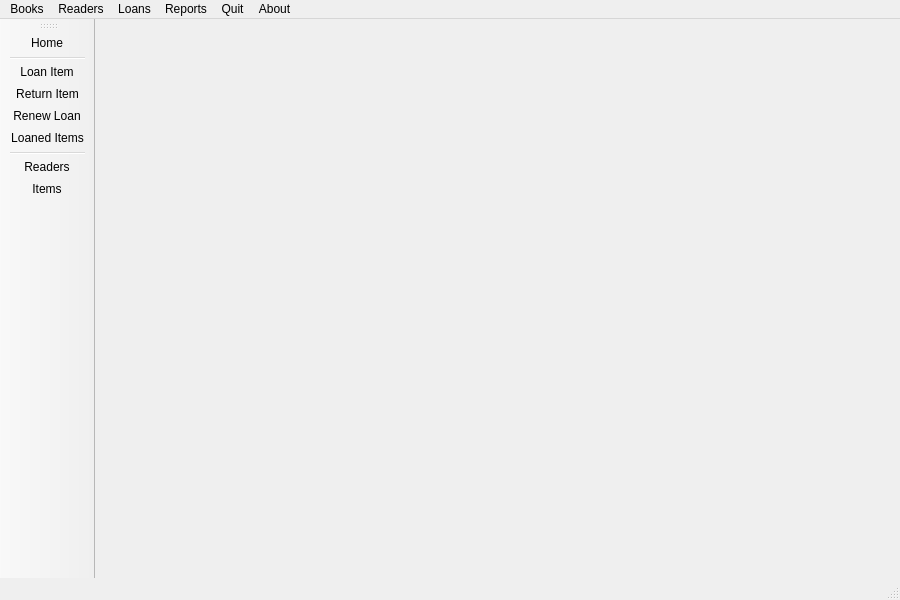
<?xml version="1.0" encoding="UTF-8"?>
<ui version="4.0">
 <author>Maite Barros  &amp; Cristian González</author>
 <class>MainWindow</class>
 <widget class="QMainWindow" name="MainWindow">
  <property name="geometry">
   <rect>
    <x>0</x>
    <y>0</y>
    <width>900</width>
    <height>600</height>
   </rect>
  </property>
  <property name="minimumSize">
   <size>
    <width>900</width>
    <height>600</height>
   </size>
  </property>
  <property name="maximumSize">
   <size>
    <width>5000</width>
    <height>5000</height>
   </size>
  </property>
  <property name="windowTitle">
   <string>Buho</string>
  </property>
  <property name="locale">
   <locale language="Spanish" country="Chile"/>
  </property>
  <property name="windowFilePath">
   <string>.</string>
  </property>
  <widget class="QWidget" name="centralwidget">
   <property name="sizePolicy">
    <sizepolicy hsizetype="Expanding" vsizetype="Expanding">
     <horstretch>0</horstretch>
     <verstretch>0</verstretch>
    </sizepolicy>
   </property>
   <layout class="QHBoxLayout" name="horizontalLayout"/>
  </widget>
  <widget class="QMenuBar" name="menubar">
   <property name="geometry">
    <rect>
     <x>0</x>
     <y>0</y>
     <width>900</width>
     <height>21</height>
    </rect>
   </property>
   <property name="defaultUp">
    <bool>false</bool>
   </property>
   <property name="nativeMenuBar">
    <bool>true</bool>
   </property>
   <widget class="QMenu" name="menuBook">
    <property name="title">
     <string extracomment="Here you can manage your books.">Books</string>
    </property>
    <addaction name="actionNewItem"/>
    <addaction name="actionEditItem"/>
    <addaction name="actionSearchItems"/>
   </widget>
   <widget class="QMenu" name="menuReaders">
    <property name="title">
     <string>Readers</string>
    </property>
    <addaction name="actionNewReader"/>
    <addaction name="actionEditReader"/>
    <addaction name="actionSearchReader"/>
    <addaction name="separator"/>
    <addaction name="actionGenerate_Card"/>
   </widget>
   <widget class="QMenu" name="menuLoans">
    <property name="title">
     <string>Loans</string>
    </property>
    <addaction name="actionLoan_Item"/>
    <addaction name="actionReturn_Item"/>
    <addaction name="actionRenew_Loan"/>
    <addaction name="separator"/>
    <addaction name="actionEdit_Loan"/>
   </widget>
   <widget class="QMenu" name="menuReports">
    <property name="title">
     <string>Reports</string>
    </property>
    <addaction name="actionLoanedItems"/>
    <addaction name="actionDuedItems"/>
   </widget>
   <widget class="QMenu" name="menuSalir">
    <property name="title">
     <string>Quit</string>
    </property>
    <addaction name="action_Quit"/>
   </widget>
   <widget class="QMenu" name="menuAbout">
    <property name="title">
     <string>About</string>
    </property>
    <addaction name="actionAbout_Buho"/>
    <addaction name="actionAbout_Qt"/>
   </widget>
   <addaction name="menuBook"/>
   <addaction name="menuReaders"/>
   <addaction name="menuLoans"/>
   <addaction name="menuReports"/>
   <addaction name="menuSalir"/>
   <addaction name="menuAbout"/>
  </widget>
  <widget class="QStatusBar" name="statusbar"/>
  <widget class="QToolBar" name="toolBar">
   <property name="windowTitle">
    <string>Tool Bar</string>
   </property>
   <property name="layoutDirection">
    <enum>Qt::LeftToRight</enum>
   </property>
   <property name="autoFillBackground">
    <bool>false</bool>
   </property>
   <property name="movable">
    <bool>true</bool>
   </property>
   <property name="iconSize">
    <size>
     <width>32</width>
     <height>32</height>
    </size>
   </property>
   <property name="toolButtonStyle">
    <enum>Qt::ToolButtonTextUnderIcon</enum>
   </property>
   <property name="floatable">
    <bool>false</bool>
   </property>
   <attribute name="toolBarArea">
    <enum>LeftToolBarArea</enum>
   </attribute>
   <attribute name="toolBarBreak">
    <bool>false</bool>
   </attribute>
   <addaction name="actionHome"/>
   <addaction name="separator"/>
   <addaction name="actionLoan_Item"/>
   <addaction name="actionReturn_Item"/>
   <addaction name="actionRenew_Loan"/>
   <addaction name="actionLoanedItems"/>
   <addaction name="separator"/>
   <addaction name="actionSearchReader"/>
   <addaction name="actionSearchItems"/>
  </widget>
  <action name="actionNewItem">
   <property name="icon">
    <iconset resource="myicons.qrc">
     <normaloff>:/menu/resources/pixmap/icons/menu-icons/book-new.png</normaloff>:/menu/resources/pixmap/icons/menu-icons/book-new.png</iconset>
   </property>
   <property name="text">
    <string>New Item</string>
   </property>
   <property name="iconText">
    <string>New Item</string>
   </property>
   <property name="toolTip">
    <string>New Item</string>
   </property>
   <property name="iconVisibleInMenu">
    <bool>true</bool>
   </property>
  </action>
  <action name="actionEditItem">
   <property name="icon">
    <iconset resource="myicons.qrc">
     <normaloff>:/menu/resources/pixmap/icons/menu-icons/book-edit.png</normaloff>:/menu/resources/pixmap/icons/menu-icons/book-edit.png</iconset>
   </property>
   <property name="text">
    <string>Edit Item</string>
   </property>
   <property name="iconVisibleInMenu">
    <bool>true</bool>
   </property>
  </action>
  <action name="actionNewReader">
   <property name="checkable">
    <bool>false</bool>
   </property>
   <property name="icon">
    <iconset resource="myicons.qrc">
     <normaloff>:/menu/resources/pixmap/icons/menu-icons/user-new.png</normaloff>:/menu/resources/pixmap/icons/menu-icons/user-new.png</iconset>
   </property>
   <property name="text">
    <string>New Reader</string>
   </property>
   <property name="iconVisibleInMenu">
    <bool>true</bool>
   </property>
  </action>
  <action name="actionEditReader">
   <property name="icon">
    <iconset resource="myicons.qrc">
     <normaloff>:/menu/resources/pixmap/icons/menu-icons/user-edit.png</normaloff>:/menu/resources/pixmap/icons/menu-icons/user-edit.png</iconset>
   </property>
   <property name="text">
    <string>Edit Reader</string>
   </property>
   <property name="iconVisibleInMenu">
    <bool>true</bool>
   </property>
  </action>
  <action name="actionLoan_Item">
   <property name="icon">
    <iconset resource="myicons.qrc">
     <normaloff>:/toolbar/resources/pixmap/icons/toolbar/item-loan.png</normaloff>:/toolbar/resources/pixmap/icons/toolbar/item-loan.png</iconset>
   </property>
   <property name="text">
    <string>Loan Item</string>
   </property>
   <property name="toolTip">
    <string>Loan Item</string>
   </property>
   <property name="iconVisibleInMenu">
    <bool>true</bool>
   </property>
  </action>
  <action name="actionReturn_Item">
   <property name="icon">
    <iconset resource="myicons.qrc">
     <normaloff>:/toolbar/resources/pixmap/icons/toolbar/item-retrieve.png</normaloff>:/toolbar/resources/pixmap/icons/toolbar/item-retrieve.png</iconset>
   </property>
   <property name="text">
    <string>Return Item</string>
   </property>
   <property name="iconVisibleInMenu">
    <bool>true</bool>
   </property>
  </action>
  <action name="actionEdit_Loan">
   <property name="icon">
    <iconset resource="myicons.qrc">
     <normaloff>:/menu/resources/pixmap/icons/menu-icons/edit-find-replace.png</normaloff>:/menu/resources/pixmap/icons/menu-icons/edit-find-replace.png</iconset>
   </property>
   <property name="text">
    <string>Edit Loan</string>
   </property>
   <property name="iconVisibleInMenu">
    <bool>true</bool>
   </property>
  </action>
  <action name="actionLoanedItems">
   <property name="icon">
    <iconset resource="myicons.qrc">
     <normaloff>:/toolbar/resources/pixmap/icons/toolbar/item-loaned.png</normaloff>:/toolbar/resources/pixmap/icons/toolbar/item-loaned.png</iconset>
   </property>
   <property name="text">
    <string>Loaned Items</string>
   </property>
   <property name="iconVisibleInMenu">
    <bool>true</bool>
   </property>
  </action>
  <action name="actionDuedItems">
   <property name="icon">
    <iconset resource="myicons.qrc">
     <normaloff>:/toolbar/resources/pixmap/icons/toolbar/item-dued.png</normaloff>:/toolbar/resources/pixmap/icons/toolbar/item-dued.png</iconset>
   </property>
   <property name="text">
    <string>Dued Items</string>
   </property>
   <property name="iconVisibleInMenu">
    <bool>true</bool>
   </property>
  </action>
  <action name="action_Quit">
   <property name="icon">
    <iconset resource="myicons.qrc">
     <normaloff>:/toolbar/resources/pixmap/icons/toolbar/system-log-out.png</normaloff>:/toolbar/resources/pixmap/icons/toolbar/system-log-out.png</iconset>
   </property>
   <property name="text">
    <string>&amp;Quit</string>
   </property>
   <property name="iconVisibleInMenu">
    <bool>true</bool>
   </property>
  </action>
  <action name="actionGenerate_Card">
   <property name="icon">
    <iconset resource="myicons.qrc">
     <normaloff>:/menu/resources/pixmap/icons/menu-icons/card-new.png</normaloff>:/menu/resources/pixmap/icons/menu-icons/card-new.png</iconset>
   </property>
   <property name="text">
    <string>Generate Card</string>
   </property>
   <property name="toolTip">
    <string>Generate Card</string>
   </property>
   <property name="iconVisibleInMenu">
    <bool>true</bool>
   </property>
  </action>
  <action name="actionSearchReader">
   <property name="icon">
    <iconset resource="myicons.qrc">
     <normaloff>:/menu/resources/pixmap/icons/menu-icons/user-search.png</normaloff>:/menu/resources/pixmap/icons/menu-icons/user-search.png</iconset>
   </property>
   <property name="text">
    <string>Readers</string>
   </property>
   <property name="iconVisibleInMenu">
    <bool>true</bool>
   </property>
  </action>
  <action name="actionSearchItems">
   <property name="icon">
    <iconset resource="myicons.qrc">
     <normaloff>:/toolbar/resources/pixmap/icons/toolbar/item-search.png</normaloff>:/toolbar/resources/pixmap/icons/toolbar/item-search.png</iconset>
   </property>
   <property name="text">
    <string>Items</string>
   </property>
   <property name="iconVisibleInMenu">
    <bool>true</bool>
   </property>
  </action>
  <action name="actionRenew_Loan">
   <property name="icon">
    <iconset resource="myicons.qrc">
     <normaloff>:/toolbar/resources/pixmap/icons/toolbar/item-renew.png</normaloff>:/toolbar/resources/pixmap/icons/toolbar/item-renew.png</iconset>
   </property>
   <property name="text">
    <string>Renew Loan</string>
   </property>
   <property name="iconVisibleInMenu">
    <bool>true</bool>
   </property>
  </action>
  <action name="actionHome">
   <property name="icon">
    <iconset resource="myicons.qrc">
     <normaloff>:/toolbar/resources/pixmap/icons/toolbar/home.png</normaloff>:/toolbar/resources/pixmap/icons/toolbar/home.png</iconset>
   </property>
   <property name="text">
    <string>Home</string>
   </property>
  </action>
  <action name="actionAbout_Qt">
   <property name="text">
    <string>About Qt</string>
   </property>
  </action>
  <action name="actionAbout_Buho">
   <property name="text">
    <string>About Buho</string>
   </property>
  </action>
 </widget>
 <resources>
  <include location="myicons.qrc"/>
 </resources>
 <connections/>
</ui>
